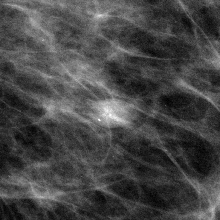
%> input picture Procesamiento de señales/Ultima guia/MACHINE LEARNING/masas roi/masas roiA_1264_1.RIGHT_MLO_1024x1024.png, 220 x 220 px, shrunk from 1024 x 1024 before the run
$ octave --eval "result = LBPfunction(imread('masas roiA_1264_1.RIGHT_MLO_1024x1024.png'));"   (GNU Octave 9; MATLAB toolbox functions it lacks are replaced by stand-ins)
%> lines starting %> are read from the running program, lines starting %| are printed output that depends on the picture
function [LBP, Boundary]=LBPfunction(I)

% Si la imagen va a color, convertir en escala de grises
if size(I, 3) == 3
    I = rgb2gray(I);
end

[H,W]=size(I);
%> H = 220; W = 220
LBP = zeros(size(I));
matriz=[1 2 4; 128 0 8 ;64 32 16];
Boundary=zeros(1,8);

for i=2:W-1
    for j=2:H-1
        s=0;
        % Boundary
    a=I(i-1,j-1);
    b=I(i-1,j);
    c=I(i-1,j+1);
    d=I(i,j-1);
    e=I(i+1,j-1);
    f=I(i+1,j);
    g=I(i+1,j+1);
    h=I(i,j+1);
        % Pixel Central
        p=I(i,j);

    if a>p
        D(i-1,j-1)=1;
        s=s+1;
        Boundary(1)=Boundary(1)+1;
    end

    if b>p
        D(i-1,j)=1;
        s=s+2;
        Boundary(2)=Boundary(2)+1;
    end

    if c>p
        D(i-1,j+1)=1;
        s=s+4;
        Boundary(3)=Boundary(3)+1;
    end

    if d>p
        D(i,j-1)=1;
        s=s+128;
        Boundary(4)=Boundary(4)+1;
    end

    if e>p
        D(i+1,j-1)=1;
        s=s+64;
        Boundary(5)=Boundary(5)+1;
    end

    if f>p
        D(i+1,j)=1;
        s=s+32;
        Boundary(6)=Boundary(6)+1;
    end

    if g>p
        D(i+1,j+1)=1;
        s=s+16;
        Boundary(7)=Boundary(7)+1;
    end

    if h>p
        D(i,j+1)=1;
        s=s+8;
        Boundary(8)=Boundary(8)+1;
    end

    vc(i,j)=s;

     % Boundary
     B = I(i-1:i+1 , j-1:j+1);
     Y=B(2,2)<B;
     lbpmul=Y*matriz;
     Sk=sum(sum(lbpmul));

     LBP(i,j)=Sk;
    end
end
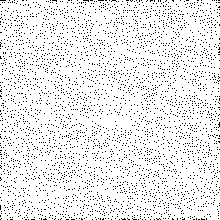
%> D: size 220x220 double; values 0 (black) and 1 (white), 92% white; black in thin lines or dots
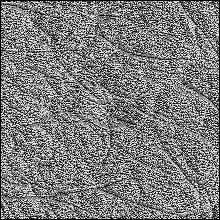
%> LBP: size 220x220 double; min 0, max 629, mean 307; drawn with min black and max white
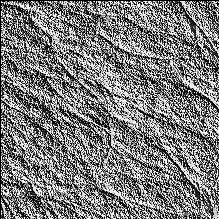
%> vc: size 219x219 double; min 0, max 255, mean 123.9
%> after the loop, Boundary = [23641 23629 23959 23286 23130 23435 23431 23732]

LBP=(LBP);

$ run again, on Procesamiento de señales/Ultima guia/MACHINE LEARNING/masas roi/masas roiA_1314_1.RIGHT_MLO_1024x1024.png
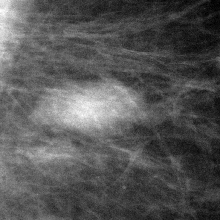
%> input picture Procesamiento de señales/Ultima guia/MACHINE LEARNING/masas roi/masas roiA_1314_1.RIGHT_MLO_1024x1024.png, 220 x 220 px, shrunk from 1024 x 1024 before the run
%> after the loop in LBPfunction, `for i=2:W-1`:
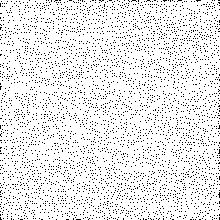
%> D: size 220x220 double; values 0 (black) and 1 (white), 91.4% white; black in thin lines or dots
%> after the loop in LBPfunction, `for i=2:W-1`:
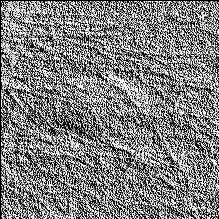
%> vc: size 219x219 double; min 0, max 255, mean 128.1
%> after the loop in LBPfunction, `for i=2:W-1`: Boundary = [24467 23453 22774 24444 24307 23618 22589 22542]

$ run again, on Procesamiento de señales/Ultima guia/MACHINE LEARNING/masas roi/masas roiA_1371_1.RIGHT_MLO_1024x1024.png
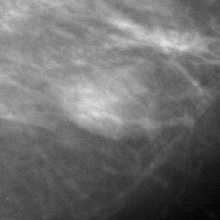
%> input picture Procesamiento de señales/Ultima guia/MACHINE LEARNING/masas roi/masas roiA_1371_1.RIGHT_MLO_1024x1024.png, 220 x 220 px, shrunk from 1024 x 1024 before the run
%> after the loop in LBPfunction, `for i=2:W-1`:
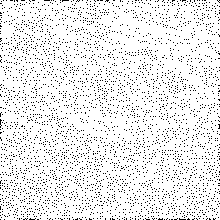
%> D: size 220x220 double; values 0 (black) and 1 (white), 92% white; black in thin lines or dots
%> after the loop in LBPfunction, `for i=2:W-1`:
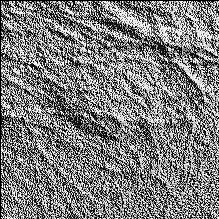
%> vc: size 219x219 double; min 0, max 255, mean 125.6
%> after the loop in LBPfunction, `for i=2:W-1`: Boundary = [26382 25257 24126 24794 22978 21804 20721 22287]

$ run again, on Procesamiento de señales/Ultima guia/MACHINE LEARNING/masas roi/masas roiA_1372_1.RIGHT_MLO_1024x1024.png
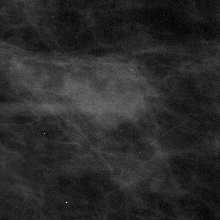
%> input picture Procesamiento de señales/Ultima guia/MACHINE LEARNING/masas roi/masas roiA_1372_1.RIGHT_MLO_1024x1024.png, 220 x 220 px, shrunk from 1024 x 1024 before the run
%> after the loop in LBPfunction, `for i=2:W-1`:
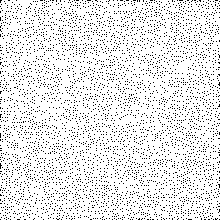
%> D: size 220x220 double; values 0 (black) and 1 (white), 90.3% white; black in thin lines or dots
%> after the loop in LBPfunction, `for i=2:W-1`:
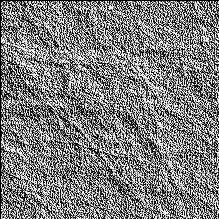
%> vc: size 219x219 double; min 0, max 255, mean 126.3
%> after the loop in LBPfunction, `for i=2:W-1`: Boundary = [23671 23603 23540 23929 23653 23537 23493 23148]
